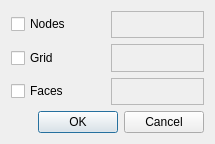
<?xml version="1.0" encoding="UTF-8"?>
<ui version="4.0">
 <class>RendererAttributeDlg</class>
 <widget class="QDialog" name="RendererAttributeDlg">
  <property name="geometry">
   <rect>
    <x>0</x>
    <y>0</y>
    <width>215</width>
    <height>144</height>
   </rect>
  </property>
  <property name="windowTitle">
   <string>Dialog</string>
  </property>
  <layout class="QVBoxLayout" name="verticalLayout">
   <item>
    <layout class="QHBoxLayout" name="horizontalLayout">
     <item>
      <widget class="QCheckBox" name="nodes_cb_">
       <property name="text">
        <string>Nodes</string>
       </property>
      </widget>
     </item>
     <item>
      <widget class="Q3D::ColorButton" name="nodes_color_button_">
       <property name="frameShape">
        <enum>QFrame::StyledPanel</enum>
       </property>
       <property name="frameShadow">
        <enum>QFrame::Raised</enum>
       </property>
      </widget>
     </item>
    </layout>
   </item>
   <item>
    <layout class="QHBoxLayout" name="horizontalLayout_2">
     <item>
      <widget class="QCheckBox" name="grid_cb_">
       <property name="text">
        <string>Grid</string>
       </property>
      </widget>
     </item>
     <item>
      <widget class="Q3D::ColorButton" name="grid_color_button_">
       <property name="frameShape">
        <enum>QFrame::StyledPanel</enum>
       </property>
       <property name="frameShadow">
        <enum>QFrame::Raised</enum>
       </property>
      </widget>
     </item>
    </layout>
   </item>
   <item>
    <layout class="QHBoxLayout" name="horizontalLayout_3">
     <item>
      <widget class="QCheckBox" name="face_cb_">
       <property name="text">
        <string>Faces</string>
       </property>
      </widget>
     </item>
     <item>
      <widget class="Q3D::ColorButton" name="face_color_button_">
       <property name="frameShape">
        <enum>QFrame::StyledPanel</enum>
       </property>
       <property name="frameShadow">
        <enum>QFrame::Raised</enum>
       </property>
      </widget>
     </item>
    </layout>
   </item>
   <item>
    <widget class="QDialogButtonBox" name="buttonBox">
     <property name="orientation">
      <enum>Qt::Horizontal</enum>
     </property>
     <property name="standardButtons">
      <set>QDialogButtonBox::Cancel|QDialogButtonBox::Ok</set>
     </property>
    </widget>
   </item>
  </layout>
 </widget>
 <customwidgets>
  <customwidget>
   <class>Q3D::ColorButton</class>
   <extends>QFrame</extends>
   <header location="global">q3D/gui/color_button.h</header>
   <container>1</container>
  </customwidget>
 </customwidgets>
 <resources/>
 <connections>
  <connection>
   <sender>buttonBox</sender>
   <signal>accepted()</signal>
   <receiver>RendererAttributeDlg</receiver>
   <slot>accept()</slot>
   <hints>
    <hint type="sourcelabel">
     <x>248</x>
     <y>254</y>
    </hint>
    <hint type="destinationlabel">
     <x>157</x>
     <y>274</y>
    </hint>
   </hints>
  </connection>
  <connection>
   <sender>buttonBox</sender>
   <signal>rejected()</signal>
   <receiver>RendererAttributeDlg</receiver>
   <slot>reject()</slot>
   <hints>
    <hint type="sourcelabel">
     <x>316</x>
     <y>260</y>
    </hint>
    <hint type="destinationlabel">
     <x>286</x>
     <y>274</y>
    </hint>
   </hints>
  </connection>
 </connections>
</ui>
